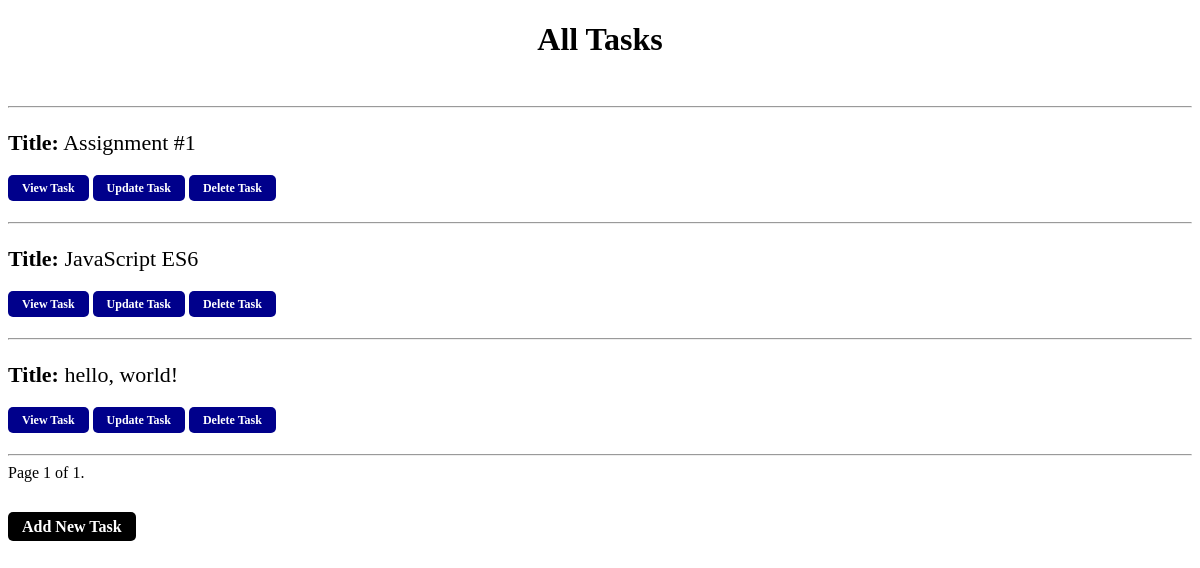
/tasks/, run on an earlier commit of the app's database.
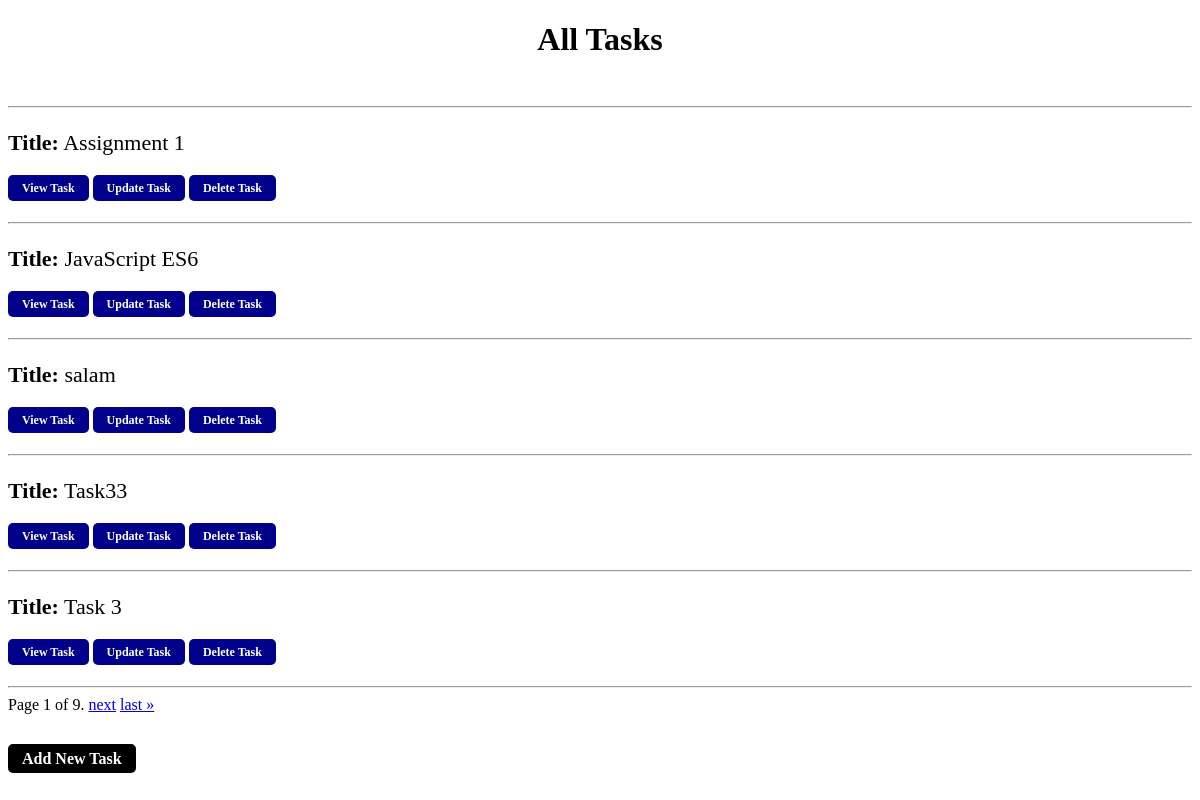
And on a later commit of the database.
### tasks/models.py (models this page shows)
class Task(models.Model):
    user = models.ForeignKey(User, on_delete=models.CASCADE)
    title = models.CharField(max_length=100)
    description = models.TextField()
    status = models.BooleanField(default=False, verbose_name='completed')

### tasks/views.py (the view)
# urls.py: 2. Add a URL to urlpatterns:  path('', views.home, name='home')
def home(request):
    user = User.objects.last()
    tasks = Task.objects.filter(user=user)
    paginator = Paginator(tasks, 5)
    page_number = request.GET.get('page')
    page_obj = paginator.get_page(page_number)
    context = {
        "tasks": page_obj
    }
    return render(request, 'home.html', context)

### templates/tasks/home.html (shortened to what this page needs)
<!DOCTYPE html>
<html lang="en">
  <head>
  </head>
  <body>
    <header>
      <h1 class="header">All Tasks</h1>
    </header>
    <div>
      <br><hr>
      {% for task in tasks %}
      <p class="task_title"><strong>Title:</strong> {{ task.title }}</p>
      <a href="{% url 'view-task' task.id %}" class="button">View Task</a>
      <a href="{% url 'update-task' task.id %}" class="button">Update Task</a>
      <a href="{% url 'delete-task' task.id %}?page={{ tasks.number }}" class="button">Delete Task</a>
      <br><br><hr>
      {% endfor %}
    </div>
    <div class="pagination">
        <span class="step-links">
            <span class="current">
                Page {{ tasks.number }} of {{ tasks.paginator.num_pages }}.
            </span>
            {% if tasks.has_next %}
                <a href="?page={{ tasks.next_page_number }}">next</a>
                <a href="?page={{ tasks.paginator.num_pages }}">last &raquo;</a>
            {% endif %}
        </span>
    </div>
    <div>
      <br><br>
      <a href="{% url 'add-task' %}" class="button button-add">Add New Task</a>
    </div>
  </body>
</html>

### templates/tasks/home.html (style rules this page uses)
.header { text-align: center; }
.task_title { font-size: 22px; }
.button { padding: 6px 14px; font-weight: bold; font-size: 12px; color: #fff; background-color: darkblue; border: none; border-radius: 5px; text-decoration: none; cursor: pointer; }
.button-add { font-size: 16px; background-color: black; }

What changed in the data, as far as the page shows it:
removed Task: title "hello, world!"
changed Task: title "Assignment #1" → "Assignment 1"
added Task: title "salam"
added Task: title "Task33"
added Task: title "Task 3"
Also different on the page:
{{ tasks.paginator.num_pages }}: "1" → "9"
text now shown: "next last »"
